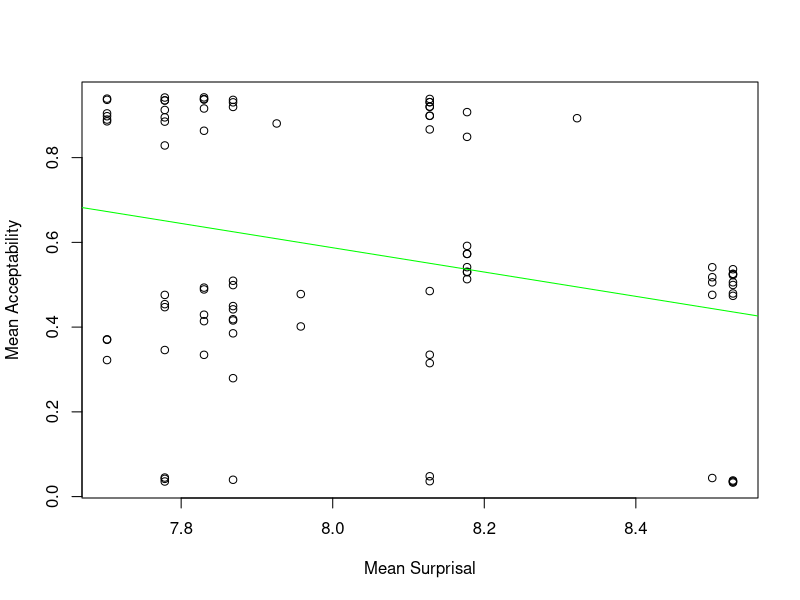
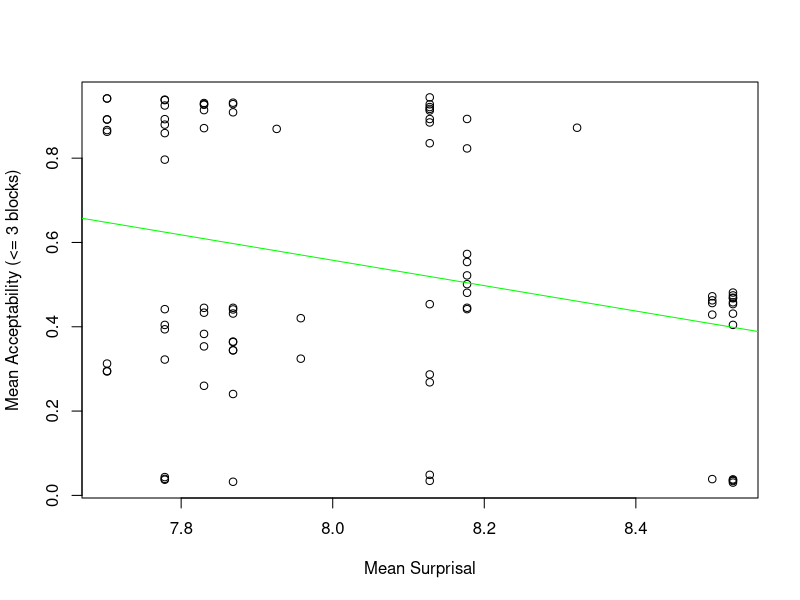
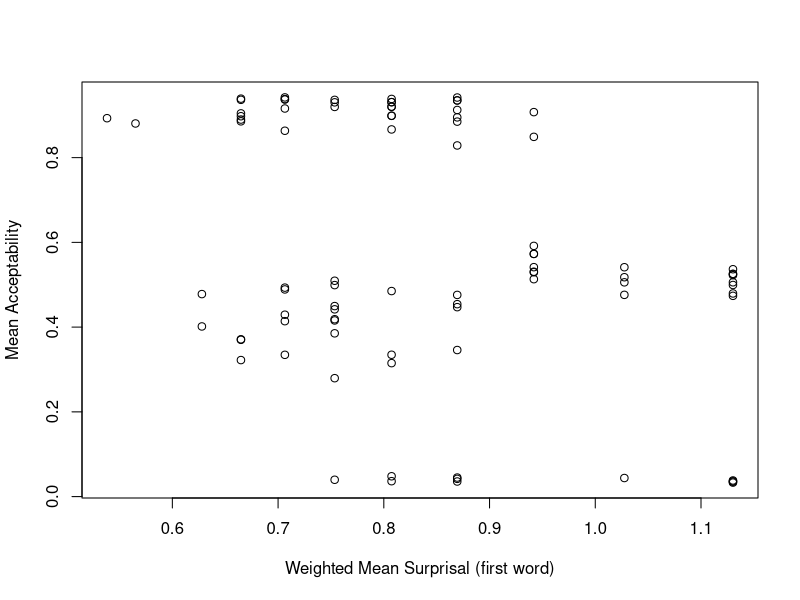
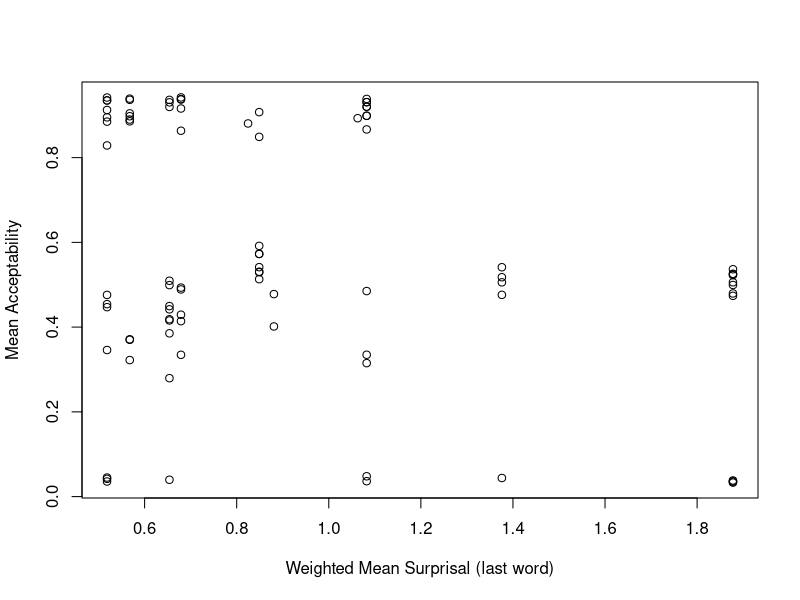
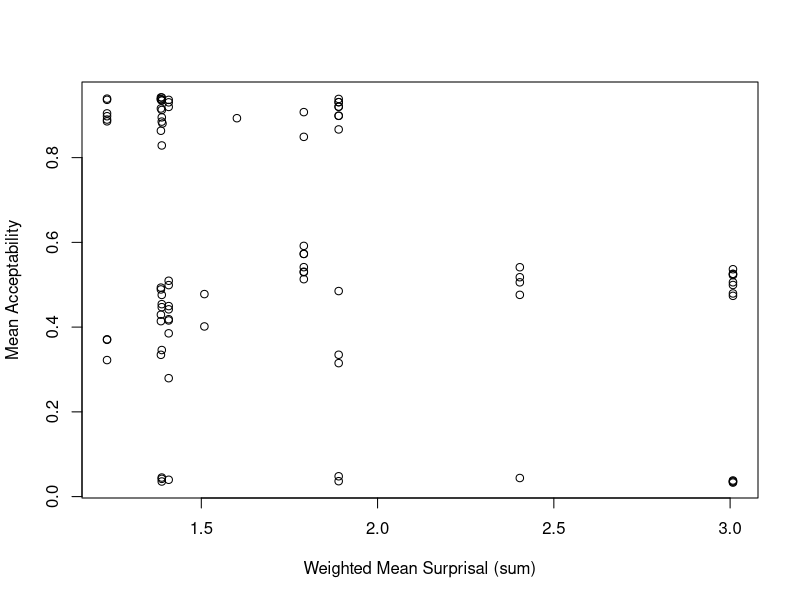

R code for these plots, in order:
library(dplyr)

ratings <- read.csv("data/ratings.csv")
surprisals <- read.csv("data/surprisals.csv")
plot(ratings$mean_surprisal, ratings$all_exposures, col = 1, xlab="Mean Surprisal",ylab="Mean Acceptability")
surp_vs_all <- data.frame(x = ratings$mean_surprisal, y = ratings$all_exposures)
s_v_a_model <- lm(y~x, surp_vs_all)
x_axis <- seq(1, 14, length=14)
lines(x_axis, predict(s_v_a_model, data.frame(x=x_axis)), col='green')
plot(ratings$mean_surprisal, ratings$first_three_exposures, col = 1, xlab="Mean Surprisal",ylab="Mean Acceptability (<= 3 blocks)")
surp_vs_f3 <- data.frame(x = ratings$mean_surprisal, y = ratings$first_three_exposures)
s_v_f3_model <- lm(y~x, data=surp_vs_f3)
lines(x_axis, predict(s_v_f3_model, data.frame(x=x_axis)), col='green')

plot(ratings$weight_first, ratings$all_exposures, col = 1, xlab="Weighted Mean Surprisal (first word)",ylab="Mean Acceptability")

plot(ratings$weight_last, ratings$all_exposures, col = 1, xlab="Weighted Mean Surprisal (last word)",ylab="Mean Acceptability")

plot(ratings$weight_sum, ratings$all_exposures, col = 1, xlab="Weighted Mean Surprisal (sum)",ylab="Mean Acceptability")




# factor in condition:
all_cond_model <- lm(ratings$all_exposures~ratings$mean_surprisal*ratings$condition, ratings)
f3_cond_model <- lm(ratings$first_three_exposures~ratings$mean_surprisal*ratings$condition, ratings)
all_cond_last_model <- lm(ratings$all_exposures~ratings$weight_last*ratings$condition, ratings)
f3_cond_last_model <- lm(ratings$first_three_exposures~ratings$weight_last*ratings$condition, ratings)
summary(all_cond_model)
summary(f3_cond_model)
AIC(all_cond_model)
AIC(f3_cond_model)
AIC(s_v_a_model)
AIC(s_v_f3_model)
AIC(all_cond_last_model)
AIC(f3_cond_last_model)
BIC(all_cond_model)
BIC(f3_cond_model)
BIC(s_v_a_model)
BIC(s_v_f3_model)
BIC(all_cond_last_model)
BIC(f3_cond_last_model)
